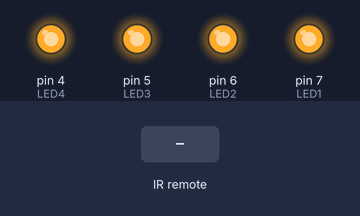
Bench run of a sketch on a simulated Arduino Uno, built with avr-gcc and run on an emulated ATmega328P. Parts: output pins drawn as LEDs (lit = HIGH). Inputs (shaded band) come from the test bench.

Above: at 1.2 s.
1.3 s: infrared code 0x1FE50AF received
At 2.3 s:
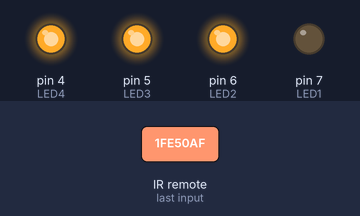
2.8 s: infrared code 0x1FED827 received
At 3.4 s:
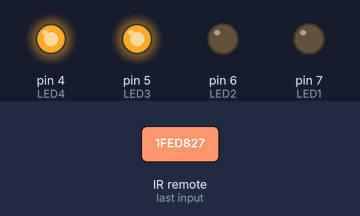
4.3 s: infrared code 0x1FEF807 received
At 4.6 s:
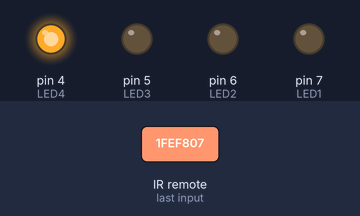
5.8 s: infrared code 0x1FE30CF received
At 6.9 s:
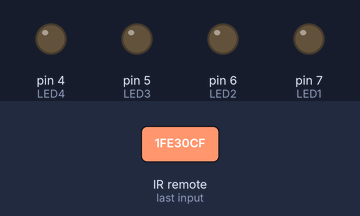
7.3 s: infrared code 0x1FE50AF received
At 8.0 s:
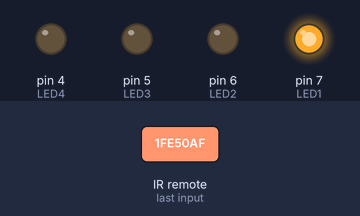
8.8 s: infrared code 0x1FEE01F received
At 9.2 s:
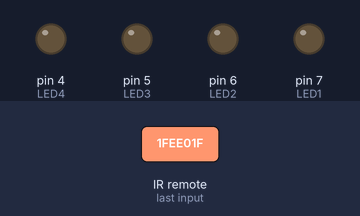
Timing chart, 0 to 11.3 s (numbered marks = the images above; inputs shaded):
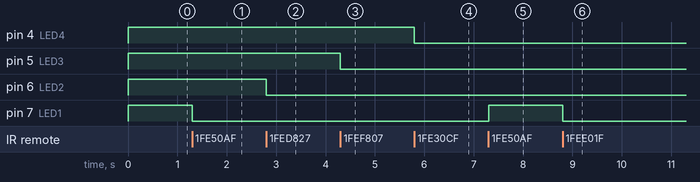

The sketch:

IR_LED_TEST.ino
```cpp
#include <IRremote.h>

int RECV_PIN = 11;
IRrecv irrecv(RECV_PIN);
decode_results results;

#define BUTTON_1 0x1FE50AF
#define BUTTON_2 0x1FED827
#define BUTTON_3 0x1FEF807
#define BUTTON_4 0x1FE30CF
#define BUTTON_0 0x1FEE01F
#define BUTTON_OFF 0x1FE48B7

int LED1 = 7;
int LED2 = 6;
int LED3 = 5;
int LED4 = 4;

byte fl1 = 0;
byte fl2 = 0;
byte fl3 = 0;
byte fl4 = 0;

void setup()
{
  pinMode(LED1, OUTPUT);
  pinMode(LED2, OUTPUT);
  pinMode(LED3, OUTPUT);
  pinMode(LED4,OUTPUT);
  digitalWrite(LED1, HIGH);
  digitalWrite(LED2, HIGH);
  digitalWrite(LED3, HIGH);
  digitalWrite(LED4, HIGH);

  irrecv.enableIRIn();
}
void loop() {

  if (irrecv.decode(&results))
  {
    if (results.value == BUTTON_1)
    {
      if(fl1==0)
      {
          digitalWrite(LED1, LOW);
          fl1= 1;
      }
      else {
          digitalWrite(LED1, HIGH);
          fl1= 0;
      }
    }
    if (results.value == BUTTON_2)
    {
      if(fl2==0)
      {
          digitalWrite(LED2, LOW);
          fl2= 1;
      }
      else {
          digitalWrite(LED2, HIGH);
          fl2= 0;
      }
    }
    if (results.value == BUTTON_3)
    {
     if(fl3==0)
      {
          digitalWrite(LED3, LOW);
          fl3= 1;
      }
      else {
          digitalWrite(LED3, HIGH);
          fl3= 0;
      }
    }
    if (results.value == BUTTON_4)
    {
      if(fl4==0)
      {
          digitalWrite(LED4, LOW);
          fl4= 1;
      }
      else {
          digitalWrite(LED4, HIGH);
          fl4= 0;
      }
    }
    if (results.value == BUTTON_0)
    {
      digitalWrite(LED1, LOW);
      digitalWrite(LED2, LOW);
      digitalWrite(LED3, LOW);
      digitalWrite(LED4, LOW);
        fl1 = 0;
        fl2 = 0;
        fl3 = 0;
        fl4 = 0;
    }
     if (results.value == BUTTON_OFF)
    {
      digitalWrite(LED1, HIGH);
      digitalWrite(LED2, HIGH);
      digitalWrite(LED3, HIGH);
      digitalWrite(LED4, HIGH);
        fl1 = 1;
        fl2 = 1;
        fl3 = 1;
        fl4 = 1;

    }
    irrecv.resume();
  }
}
```

Measured:
- after the input at 1.3 s, pin 7 (LED1): HIGH → LOW at once
- after the input at 2.8 s, pin 6 (LED2): HIGH → LOW at once
- after the input at 4.3 s, pin 5 (LED3): HIGH → LOW at once
- after the input at 5.8 s, pin 4 (LED4): HIGH → LOW at once
- after the input at 7.3 s, pin 7 (LED1): LOW → HIGH at once
- after the input at 8.8 s, pin 7 (LED1): HIGH → LOW at once
